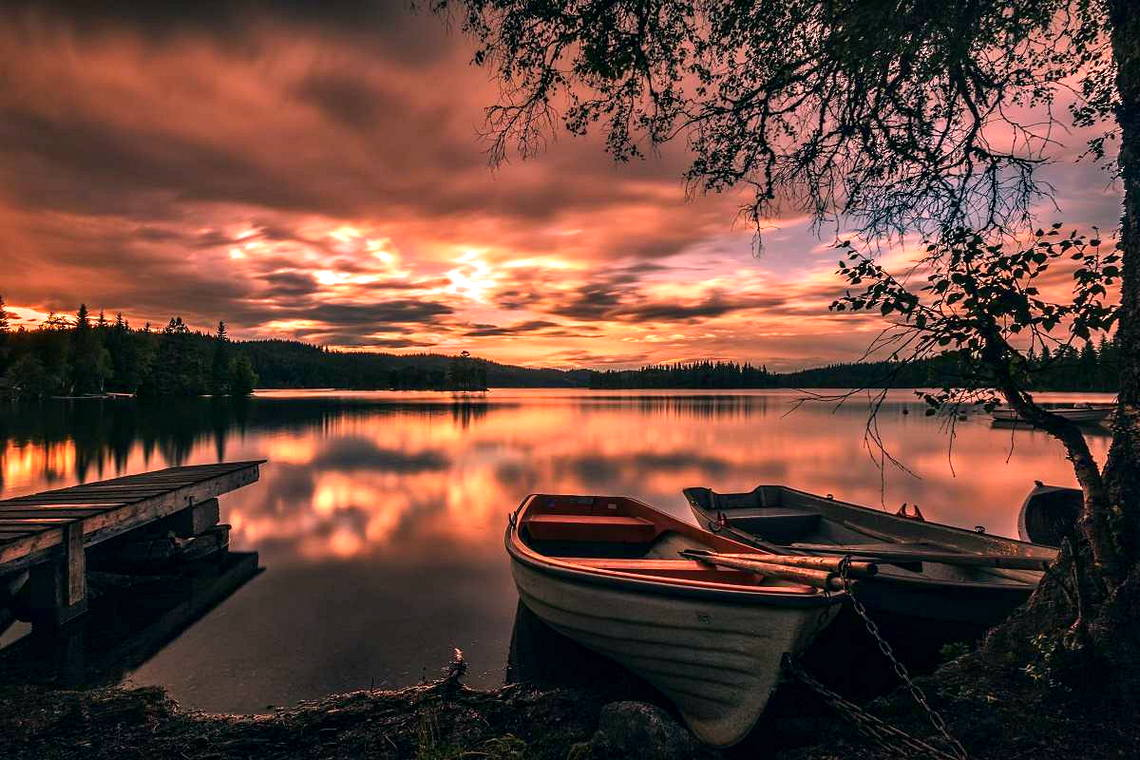
#> input picture Tugas 4/pemandangan.jpg, 1140 x 760 px
$ python DFT.py
#> lines starting #> are read from the running program, lines starting #| are printed output that depends on the picture
import cv2
import numpy as np
import matplotlib.pyplot as plt

# Baca gambar grayscale
img = cv2.imread('pemandangan.jpg', 0)
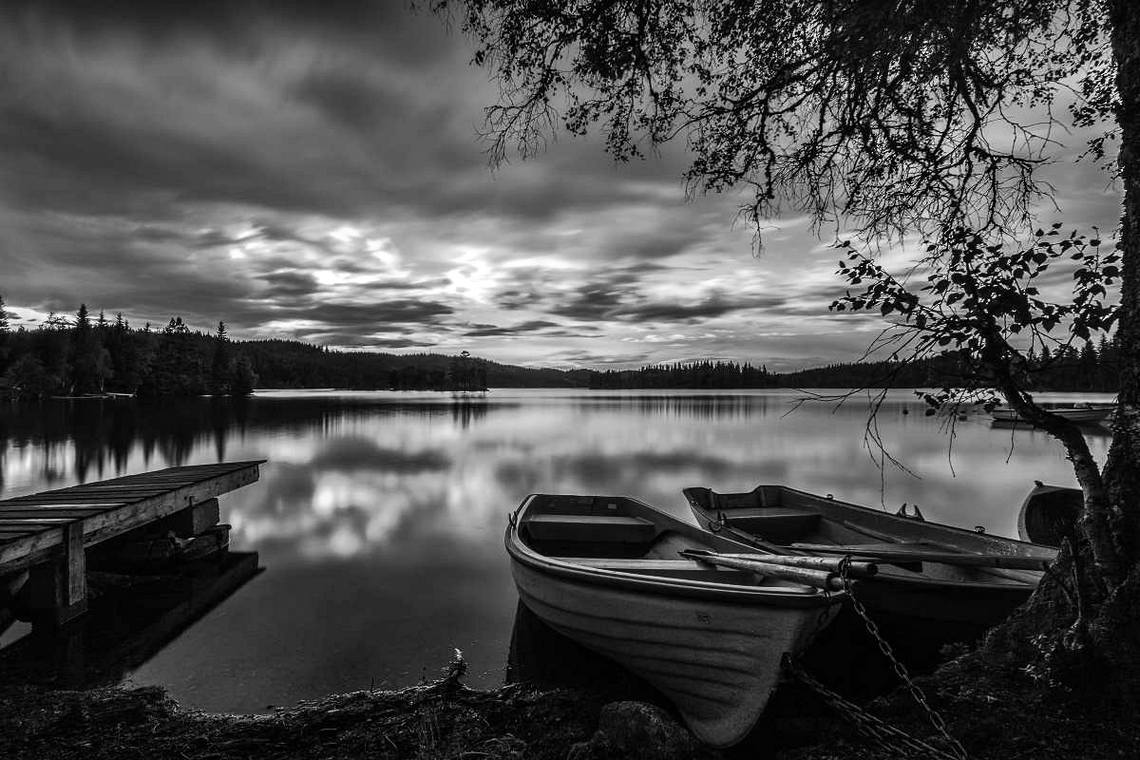
#> img: shape (760, 1140); min 0, max 255, mean 77.7

# Lakukan DFT pada gambar
dft = np.fft.fft2(img)

# Geser nol frekuensi ke pusat citra
dft_shift = np.fft.fftshift(dft)

# Hitung magnitudo spektrum frekuensi
magnitude_spectrum = 20 * np.log(np.abs(dft_shift))
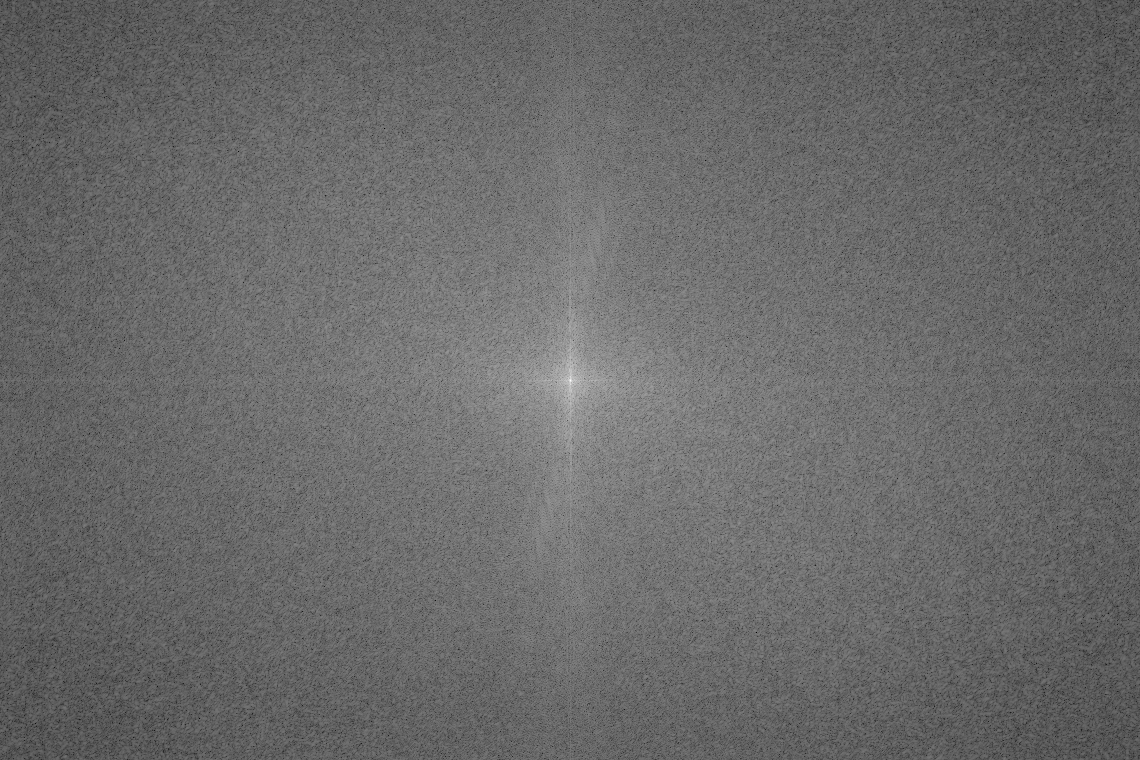
#> magnitude_spectrum: shape (760, 1140) float64; min 62.16, max 360.5, mean 186.1; drawn with min black and max white

# Tampilkan gambar asli dan magnitudo spektrum frekuensi
plt.subplot(121), plt.imshow(img, cmap='gray')
plt.title('Input Image'), plt.xticks([]), plt.yticks([])
plt.subplot(122), plt.imshow(magnitude_spectrum, cmap='gray')
plt.title('Magnitude Spectrum'), plt.xticks([]), plt.yticks([])
plt.show()
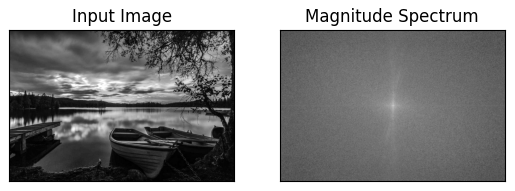
#> figure drawn by matplotlib, 2 panels

$ run again, with Tugas 4/foto1.jpeg copied over Tugas 4/pemandangan.jpg
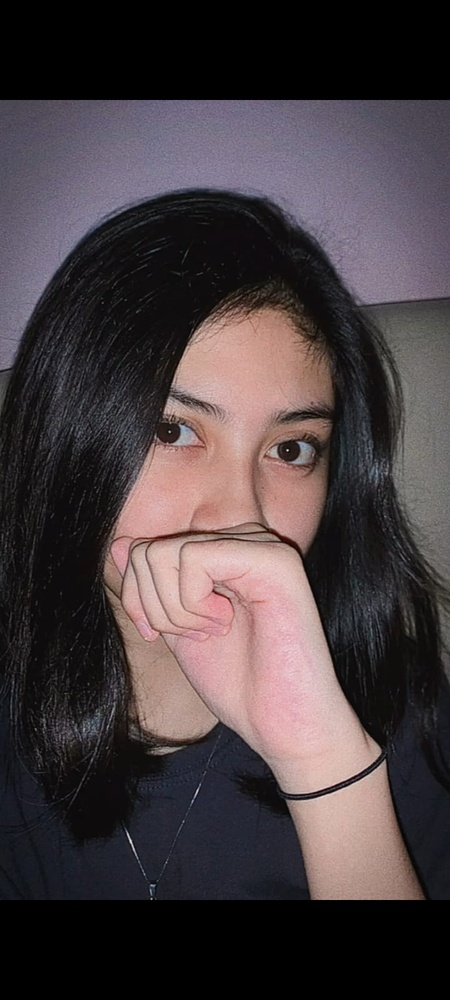
#> input picture Tugas 4/foto1.jpeg, 450 x 1000 px, shrunk from 720 x 1600 before the run
#> `magnitude_spectrum = 20 * np.log(np.abs(dft_shift))`:
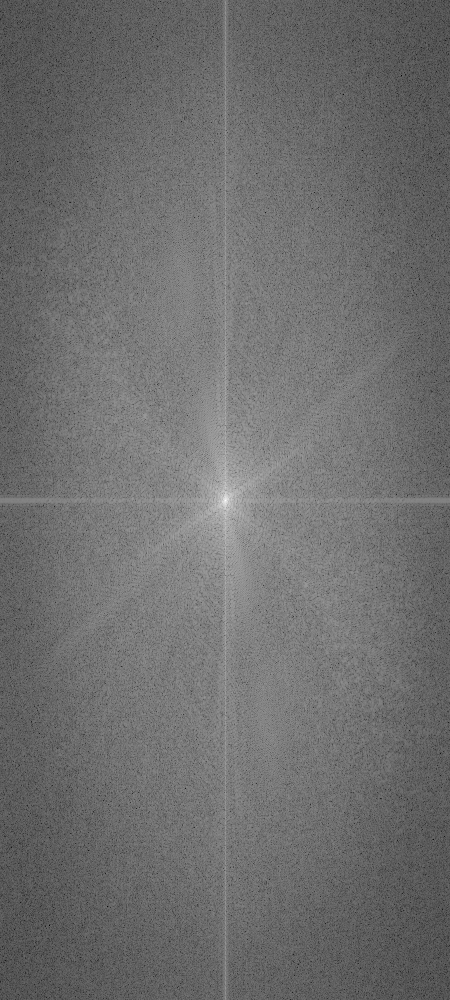
#> magnitude_spectrum: shape (1000, 450) float64; min 11.02, max 343.8, mean 154.9; drawn with min black and max white
#> `plt.show()`:
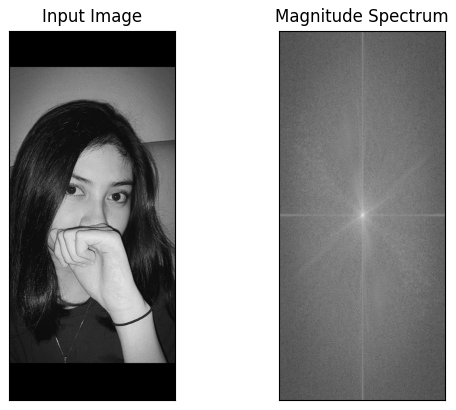
#> figure drawn by matplotlib, 2 panels
